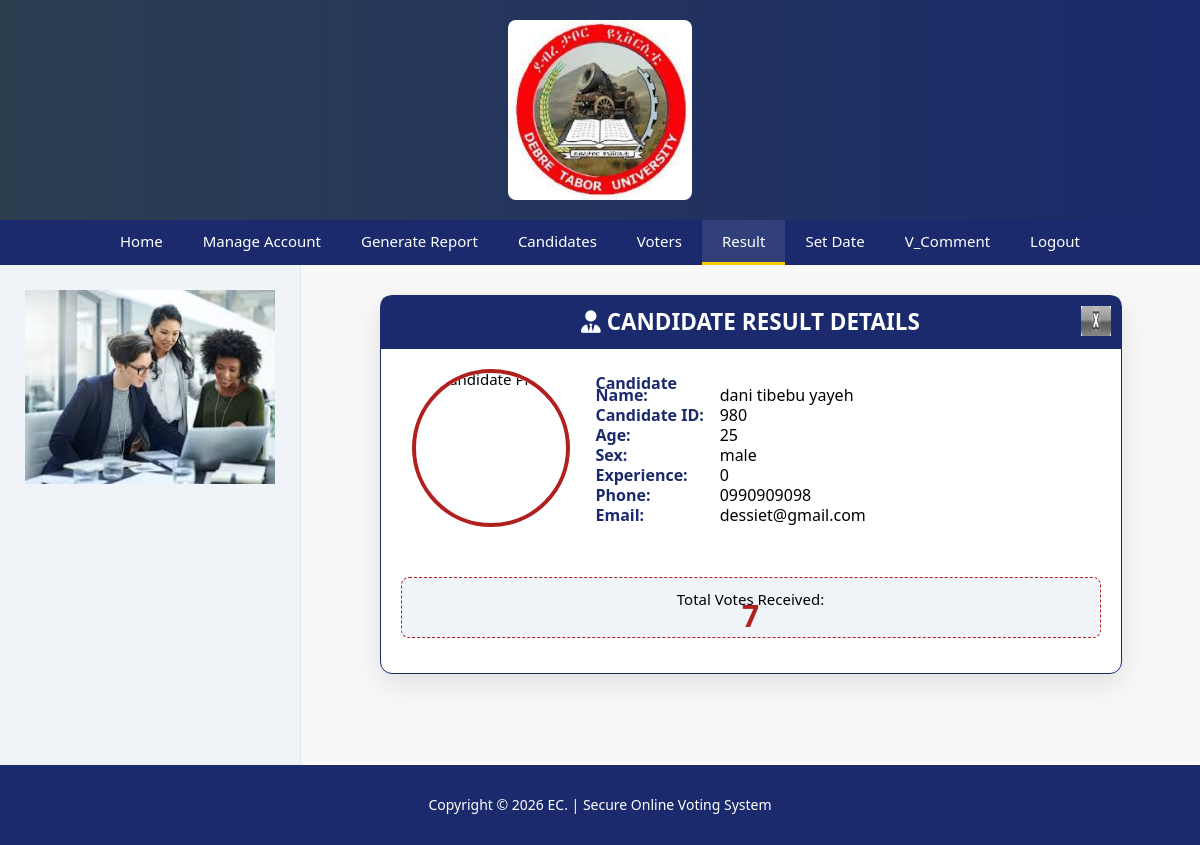
/fino_resultadmin.php?key=980 (signed in), run on the app's committed database.
### tables this page shows
CREATE TABLE `candidate` (
  `c_id` int(11) NOT NULL,
  `u_id` varchar(50) DEFAULT NULL,
  `fname` varchar(20) NOT NULL,
  `mname` varchar(20) NOT NULL,
  `lname` varchar(20) NOT NULL,
  `student_id` varchar(50) DEFAULT NULL,
  `year` int(1) DEFAULT NULL,
  `sex` varchar(10) NOT NULL,
  `age` int(11) NOT NULL,
  `department` varchar(255) DEFAULT NULL,
  `phone` varchar(20) NOT NULL,
  `email` varchar(20) NOT NULL,
  `experience` varchar(25) NOT NULL,
  `candidate_photo` varchar(40) NOT NULL,
  `username` varchar(25) NOT NULL,
  `password` varchar(255) NOT NULL,
  `cgpa` decimal(3,2) NOT NULL,
  `is_active` tinyint(1) NOT NULL DEFAULT 1,
  `status` tinyint(1) NOT NULL DEFAULT 1
);

### fino_resultadmin.php (the view, shortened to what this page needs)
<?php
include("connection.php");
    ?>
    <?php
$ctrl = $_GET['key'] ?? '';
$stmt = $conn->prepare("SELECT fname, mname, lname, age, sex, phone, email, experience, candidate_photo FROM candidate WHERE c_id = ?");
$stmt->bind_param("s", $ctrl);
$stmt->execute();
$result = $stmt->get_result();
$row = $result->fetch_assoc();
$r1 = htmlspecialchars($row['fname']);
$r2 = htmlspecialchars($row['mname']);
$r3 = htmlspecialchars($row['lname']);
$r4 = htmlspecialchars($row['age']);
$r5 = htmlspecialchars($row['sex']);
$r8 = htmlspecialchars($row['phone']);
$r9 = htmlspecialchars($row['email']);
$r10 = htmlspecialchars($row['experience']);
$r13 = htmlspecialchars($row['candidate_photo']);
$stmt = $conn->prepare("SELECT COUNT(*) as vote_count FROM result WHERE choice = ?");
$stmt->bind_param("s", $ctrl);
$stmt->execute();
$result = $stmt->get_result();
$counts = $result->fetch_assoc()['vote_count'];
?>
<!DOCTYPE html>
<html lang="en">
<head>
    <link rel="stylesheet" href="main.css" type="text/css" media="screen"/>
    <link href="menu.css" rel="stylesheet" type="text/css" media="screen"/>
    <link rel="stylesheet" href="https://cdnjs.cloudflare.com/ajax/libs/font-awesome/6.4.0/css/all.min.css">
</head>
<body>
    <div class="container">
        <div class="header">
            <a href="system_admin.php"><img src="img/logo.jpg" alt="Election Logo"></a>
        </div>
        <nav>
            <ul>
                <li><a href="system_admin.php">Home</a></li>
                <li><a href="manage_account.php">Manage Account</a></li>
                <li><a href="a_generate.php">Generate Report</a></li>
                <li><a href="a_candidate.php">Candidates</a></li>
                <li><a href="voters.php">Voters</a></li>
                <li><a class="active" href="adminv_result.php">Result</a></li>
                <li><a href="setDate.php">Set Date</a></li>
                <li><a href="v_comment.php">V_Comment</a></li>
                <li><a href="logout.php">Logout</a></li>
            </ul>
        </nav>
        <div class="content-wrapper">
            <div class="sidebar">
                <img src="deve/A.JPG" alt="Admin Sidebar Image">
            </div>
            <div class="main-content">
                <div class="result-details">
                    <h2>
                        <i class="fas fa-user-tie"></i> Candidate Result Details
                        <a href="adminv_result.php" title="Close" class="close-link">
                            <img src="img/close_icon.gif" alt="Close">
                        </a>
                    </h2>
                    <div class="details-grid">
                        <div>
                            <img src="<?php echo file_exists($r13) ? $r13 : 'img/default_candidate.jpg'; ?>" alt="Candidate Photo">
                        </div>
                        <div>
                            <p><strong>Candidate Name:</strong> <?php echo "$r1 $r2 $r3"; ?></p>
                            <p><strong>Candidate ID:</strong> <?php echo $ctrl; ?></p>
                            <p><strong>Age:</strong> <?php echo $r4; ?></p>
                            <p><strong>Sex:</strong> <?php echo $r5; ?></p>
                            <p><strong>Experience:</strong> <?php echo $r10; ?></p>
                            <p><strong>Phone:</strong> <?php echo $r8; ?></p>
                            <p><strong>Email:</strong> <?php echo $r9; ?></p>
                        </div>
                    </div>
                    <p class="vote-count">Total Votes Received: <span><?php echo $counts; ?></span></p>
                </div>
            </div>
        </div>
        <footer>
            <p>Copyright &copy; <?php echo date("Y"); ?> EC. | Secure Online Voting System</p>
        </footer>
    </div>
</body>
</html>

### main.css (style rules this page uses)
body { margin: 0; padding: 0; background:white ; position:relative; font-family:Verdana, Arial, Helvetica, sans-serif; font-size:15px; line-height:12px; text-align:justify; padding-left:0px; margin-top:auto; }

### fino_resultadmin.php (style rules this page uses)
body { background: linear-gradient(135deg, #1a2a6c, #b21f1f, #1a2a6c); min-height: 100vh; display: flex; flex-direction: column; margin: 0; padding: 0; font-family: 'Segoe UI', Tahoma, Geneva, Verdana, sans-serif; }
.container { width: 100%; max-width: none; background: rgba(255, 255, 255, 0.95); border-radius: 0; box-shadow: none; overflow: hidden; flex-grow: 1; display: flex; flex-direction: column; }
.header { background: linear-gradient(to right, #2c3e50, #1a2a6c); padding: 20px; text-align: center; }
.header img { height: 180px; border-radius: 8px; }
nav { background: #1a2a6c; padding: 0; }
nav ul { display: flex; list-style: none; justify-content: center; flex-wrap: wrap; padding: 0; margin: 0; }
nav ul li { margin: 0; }
nav ul li a { color: white; text-decoration: none; padding: 15px 20px; display: block; font-weight: 500; transition: all 0.3s; border-bottom: 3px solid transparent; }
nav ul li a:hover, nav ul li a.active { background: rgba(255, 255, 255, 0.1); border-bottom: 3px solid #ffcc00; }
.content-wrapper { display: flex; flex-grow: 1; min-height: 500px; }
.sidebar { width: 250px; flex-shrink: 0; background: #f0f4f8; padding: 25px; border-right: 1px solid #e0e6ed; }
.sidebar img { width: 100%; height: auto; max-height: 400px; object-fit: contain; }
.main-content { flex: 1; padding: 30px; display: flex; flex-direction: column; align-items: center; background-color: #f8f8f8; }
.result-details { width: 100%; max-width: 700px; background: white; border-radius: 12px; box-shadow: 0 10px 30px rgba(0, 0, 0, 0.1); padding: 20px; border: 1px solid #1a2a6c; }
.result-details h2 { background-color: #1a2a6c; color: white; padding: 15px; border-radius: 8px 8px 0 0; text-align: center; text-transform: uppercase; margin: -20px -20px 20px -20px; font-size: 1.5em; }
.result-details .close-link { position: absolute; top: 10px; right: 10px; margin: 0; z-index: 10; }
.result-details { position: relative; }
.result-details .close-link img { width: 30px; height: 30px; transition: transform 0.3s; }
.result-details .details-grid { display: flex; flex-direction: column; align-items: center; gap: 15px; }
.details-grid > div { width: 100%; text-align: center; }
.result-details .details-grid img { width: 150px; height: 150px; border-radius: 50%; object-fit: cover; margin-bottom: 20px; border: 4px solid #b21f1f; }
.result-details .details-grid p { margin: 8px 0; font-size: 16px; text-align: left; padding: 0 15px; }
.result-details .details-grid p strong { color: #1a2a6c; display: inline-block; width: 120px; font-weight: 600; }
.vote-count { text-align: center; margin-top: 30px; padding: 15px; background-color: #f0f4f8; border-radius: 8px; border: 1px dashed #b21f1f; }
.vote-count span { color: #b21f1f; font-weight: bold; font-size: 2em; display: block; margin-top: 5px; }
footer { background: #1a2a6c; color: white; text-align: center; padding: 20px; font-size: 14px; flex-shrink: 0; }
@media (min-width: 768px) { .result-details .details-grid { display: grid; grid-template-columns: 180px 1fr; align-items: start; text-align: left; } }
@media (min-width: 768px) { .details-grid > div:first-child { display: flex; flex-direction: column; align-items: center; } }
@media (min-width: 768px) { .result-details .details-grid p { text-align: left; padding: 0; } }

### data on the page
candidate: fname "dani", mname "tibebu", lname "yayeh", age "25", sex "male", experience "0", phone "0990909098", email "dessiet@gmail.com"

### other printed values
$ctrl "980"
$counts "7"
